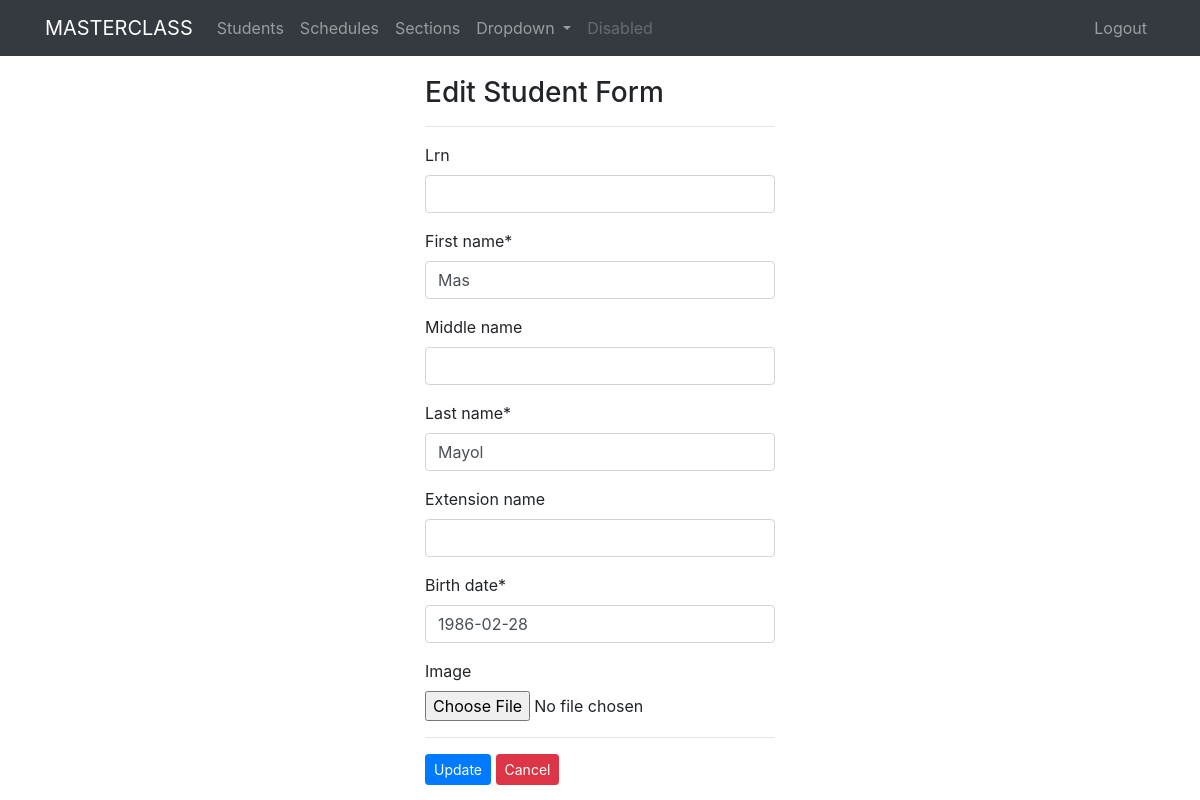
The app's page /update/2/ (signed in), older data.
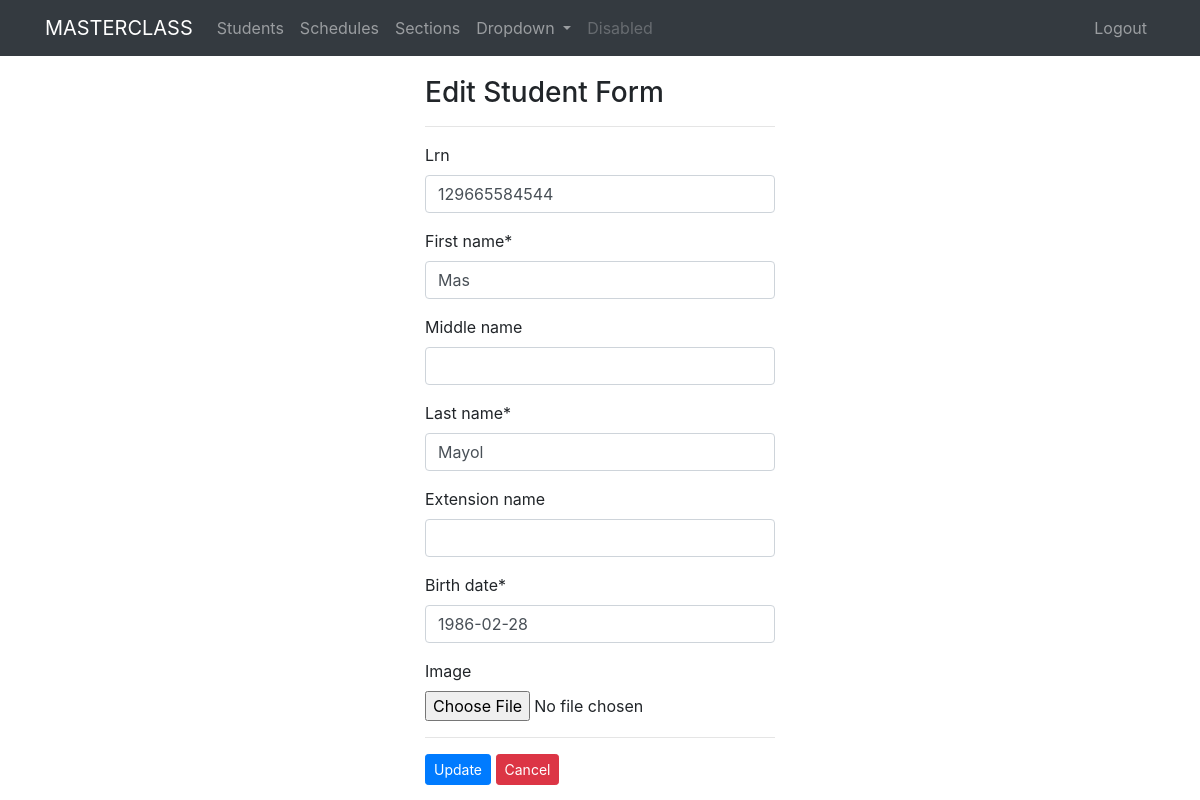
The same page, newer data.
### students/models.py (models this page shows, shortened)
class StudentName(models.Model):
    user = models.ForeignKey(User, on_delete=models.CASCADE, default=1)
    lrn = models.CharField(max_length=12, unique=True, blank=True, null=True)
    first_name = models.CharField(max_length=120)
    last_name = models.CharField(max_length=120)
    middle_name = models.CharField(max_length=120, blank=True)
    extension_name = models.CharField(max_length=10, blank=True)
    GENDER = [
    ('M', 'MALE'),
    ('F', 'FEMALE'),
    ]
    gender = models.CharField(max_length=6, choices=GENDER, blank=True, null=True)
    birth_date = models.DateField()
    school_status = models.ForeignKey(SchoolStatus, on_delete=models.CASCADE, verbose_name='schooling status', blank=True, null=True)
    schedule = models.ForeignKey(Schedule, on_delete=models.CASCADE, blank=True, null=True)
    advice = models.BooleanField(default=False)
    remarks = models.TextField(blank=True, null=True)
    image = models.ImageField(upload_to=user_directory_path, blank=True, null=True)
    timestamp = models.DateTimeField(auto_now_add=True)
    updated = models.DateTimeField(auto_now=True)
    class Meta:
        ordering = ['-timestamp',]

### students/views.py (the view)
# urls.py: path('update/<int:pk>/', views.student_update, name='update'),
@login_required()
def student_update(request, pk):
	instance=get_object_or_404(StudentName, pk=pk)
	form = StudentEditForm(request.POST or None, request.FILES or None, instance=instance)
	if form.is_valid():
		instance=form.save(commit=False)
		instance.save()
		return redirect('student:list')
	context = {
		"form": form,
		"title": "edit student",
		"instance": instance,
	}
	return render(request, "students/student_edit.html", context)

### students/forms.py
class StudentEditForm(forms.ModelForm):
    class Meta:
        model = StudentName
        fields = (
            "lrn",
            "first_name",
            "middle_name",
            "last_name",
            "extension_name",
            "birth_date",
            "image",
        )

### templates/students/student_edit.html
{% extends "base.html" %}
{% load crispy_forms_tags %}
{% block content %}
<div class="row">
    <div class="col-sm-4 offset-4">
        <form action="" class="form" method="POST" enctype="multipart/form-data">{% csrf_token %}
            <h3>Edit Student Form</h3>
            <hr>
            {{form|crispy}}
            <hr>
            <input type="submit" class="btn btn-primary btn-sm" value="Update">
            <a href="{% url 'student:list' %}" class="btn btn-danger btn-sm">Cancel</a>
        </form>
    </div>
</div>
{% endblock %}

Row changes from the older to the newer data that the page shows:
changed StudentName "Mas": lrn (not shown) → "129665584544"
